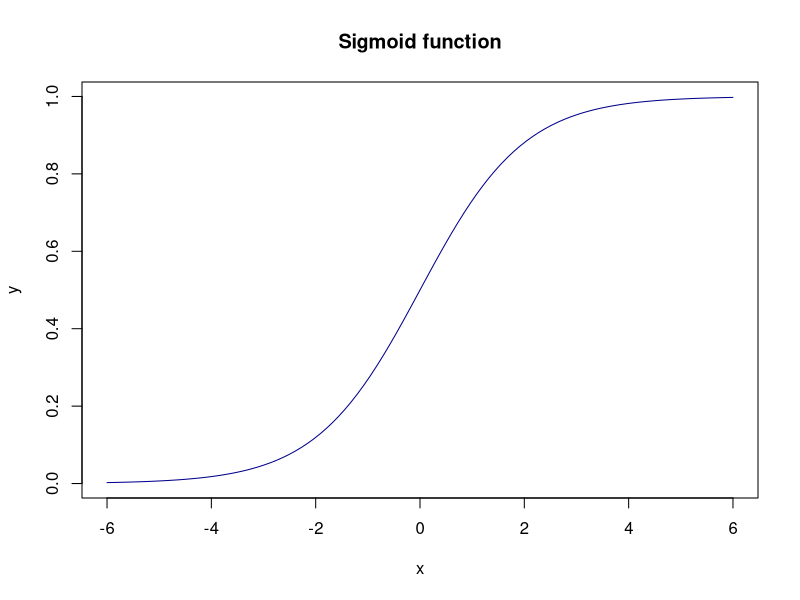
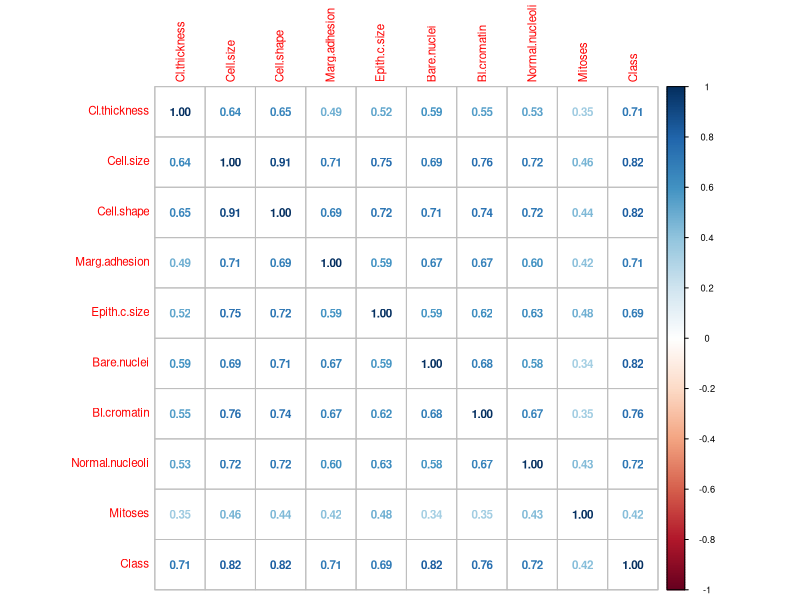

The R script that drew these images, in order:
sigmoid <- function(x){
  return(1/(1+exp(-x)))
}
x <- seq(-6, 6, length.out = 101)
y1 <- sigmoid(x)
plot(x, y1, type = "l", col = "darkblue",
     xlab = "x", ylab = "y", main = "Sigmoid function")
data(BreastCancer, package="mlbench")
bc <- BreastCancer[complete.cases(BreastCancer), ] # keep complete rows
head(bc)
## Id Cl.thickness Cell.size Cell.shape Marg.adhesion Epith.c.size
## 1 1000025 5 1 1 1 2
## 2 1002945 5 4 4 5 7
## 3 1015425 3 1 1 1 2
## 4 1016277 6 8 8 1 3
## 5 1017023 4 1 1 3 2
## 6 1017122 8 10 10 8 7
## Bare.nuclei Bl.cromatin Normal.nucleoli Mitoses Class
## 1 1 3 1 1 benign
## 2 10 3 2 1 benign
## 3 2 3 1 1 benign
## 4 4 3 7 1 benign
## 5 1 3 1 1 benign
## 6 10 9 7 1 malignant


#Preprocessing the dataset
# remove the Id column
bc <- bc[,-1]
# Change label values to 1's and 0's(1 for "malignant", 0 otherwise)
bc$Class <- ifelse(bc$Class == "malignant", 1, 0)
bc$Class <- factor(bc$Class, levels = c(0, 1))
# convert to numeric
for(i in 1:10) {
  bc[, i] <- as.numeric(as.character(bc[, i]))
}


#Plot the correlation between attributes
# plot the correlation between attribute
library(corrplot)
## corrplot 0.84 loaded
par(cex = 0.7)
corrplot(cor(bc), method="number")

#Split the training set and test set
# Prep Training and Test data.
library(caret)
## Loading required package: lattice
## Loading required package: ggplot2
set.seed(100)
trainDataIndex <- createDataPartition(bc$Class, p=0.7, list = F)
trainData <- bc[trainDataIndex, ]
testData <- bc[-trainDataIndex, ]
# Class distribution of train data
table(trainData$Class)
##
## 0 1
## 312 167
table(testData$Class)
##
## 0 1
## 132 72



#Build logistic model
#only select three attributes that have highest correlation with attribute "class". You can add more attribute to improve accuracy.
logitmod <- glm(Class ~ Cell.size + Cell.shape + Bare.nuclei, family = "binomial", data=trainData)
summary(logitmod)
##
## Call:
## glm(formula = Class ~ Cell.size + Cell.shape + Bare.nuclei, family = "binomial",
## data = trainData)
##
## Deviance Residuals:
## Min 1Q Median 3Q Max
## -4.3149 -0.1146 -0.1146 0.0146 2.1233
##
## Coefficients:
## Estimate Std. Error z value Pr(>|z|)
## (Intercept) -7.0774 0.7851 -9.014 < 2e-16 ***
## Cell.size 0.6833 0.2139 3.194 0.0014 **
## Cell.shape 0.7322 0.2292 3.194 0.0014 **
## Bare.nuclei 0.6390 0.1122 5.695 1.24e-08 ***
## ---
## Signif. codes: 0 '***' 0.001 '**' 0.01 '*' 0.05 '.' 0.1 ' ' 1
##
## (Dispersion parameter for binomial family taken to be 1)
##
## Null deviance: 619.445 on 478 degrees of freedom
## Residual deviance: 88.075 on 475 degrees of freedom
## AIC: 96.075
##
## Number of Fisher Scoring iterations: 8


# Predict on the test set.
pred <- predict(logitmod, newdata = testData, type = "response")
# Convert probability to class. 1 if > 0.5, o otherwise.
y_pred_num <- ifelse(pred > 0.5, 1, 0)
y_pred <- factor(y_pred_num, levels=c(0, 1))
y_act <- testData$Class
# Calculate accuracy
mean(y_pred == y_act)
## [1]  0.9313725






